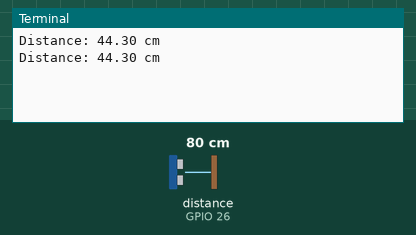
This program was run on a simulated Raspberry Pi (BCM pin numbers). Parts: the last lines printed to the terminal. The inputs (shaded band) are chosen by the test bench; at power-on: distance to the obstacle (sensor on GPIO 26) 80 cm. The echo pulse lasts 58.3 µs per cm; the clock reads 2024-03-15 10:24:30 at power-on unless the program sets it.

Above: at 1.2 s.
1.3 s: distance to the obstacle (sensor on GPIO 26) set to 2 cm
At 2.6 s:
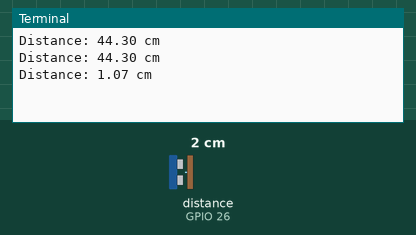
2.8 s: distance to the obstacle (sensor on GPIO 26) set to 4 cm
At 3.8 s:
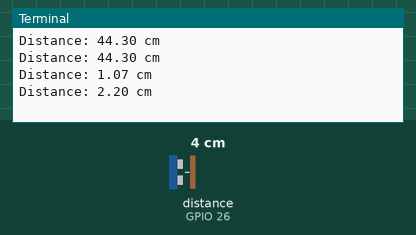
Timing chart, 0 to 5.8 s (numbered marks = the images above; inputs shaded):
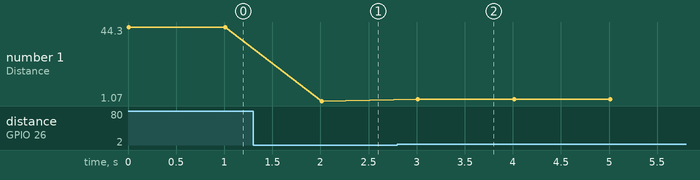

Measured:
- after the input at 1.3 s, the terminal: prints a new line after 0.71 s (image 1)
- after the input at 2.8 s, the terminal: prints a new line after 0.21 s (image 2)
- plotted number 1: 44.3 → 1.07 after the input at 1.3 s, 1.07 → 2.2 after the input at 2.8 s

The program:

ultra01.py
```python
# Ultra
import RPi.GPIO as GPIO
import time

def measure():
    GPIO.output(trigerPin, True)    # 10 us 동안 high레벨로 triger 출력하여 초음파 발생 준비
    time.sleep(0.00001)
    GPIO.output(trigerPin, False)
    start = time.time()             # 현재 시간 저장

    while GPIO.input(echoPin) == False: # echo가 없으면
        start = time.time()             # 현재 시간을 start 변수에 저장하고
    while GPIO.input(echoPin) == True:  # echo가 있으면
        stop = time.time()              # 현재 시간을 stop 변수에 저장
    elapsed = stop - start              # 걸린 시간을 구하고
    distance = (elapsed * 19000) / 2    # 초음파속도를 이용해서 거리 계산

    return distance                     # 거리반환

# 핀설정
trigerPin = 19
echoPin = 26

GPIO.setmode(GPIO.BCM)
GPIO.setup(trigerPin, GPIO.OUT)
GPIO.setup(echoPin, GPIO.IN)

try:
    while True:
        distance = measure()
        print("Distance: %.2f cm" %distance)
        time.sleep(1)

except KeyboardInterrupt:
    GPIO.cleanup()
```
